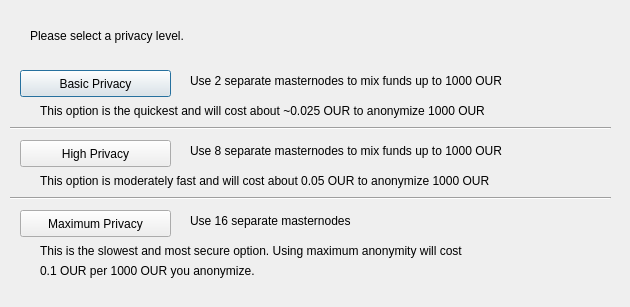
<?xml version="1.0" encoding="UTF-8"?>
<ui version="4.0">
 <class>ObfuscationConfig</class>
 <widget class="QDialog" name="ObfuscationConfig">
  <property name="geometry">
   <rect>
    <x>0</x>
    <y>0</y>
    <width>630</width>
    <height>307</height>
   </rect>
  </property>
  <property name="windowTitle">
   <string>Configure Obfuscation</string>
  </property>
  <widget class="QPushButton" name="buttonBasic">
   <property name="geometry">
    <rect>
     <x>20</x>
     <y>70</y>
     <width>151</width>
     <height>27</height>
    </rect>
   </property>
   <property name="text">
    <string>Basic Privacy</string>
   </property>
  </widget>
  <widget class="QPushButton" name="buttonHigh">
   <property name="geometry">
    <rect>
     <x>20</x>
     <y>140</y>
     <width>151</width>
     <height>27</height>
    </rect>
   </property>
   <property name="text">
    <string>High Privacy</string>
   </property>
  </widget>
  <widget class="QPushButton" name="buttonMax">
   <property name="geometry">
    <rect>
     <x>20</x>
     <y>210</y>
     <width>151</width>
     <height>27</height>
    </rect>
   </property>
   <property name="text">
    <string>Maximum Privacy</string>
   </property>
  </widget>
  <widget class="QLabel" name="label">
   <property name="geometry">
    <rect>
     <x>30</x>
     <y>20</y>
     <width>571</width>
     <height>31</height>
    </rect>
   </property>
   <property name="text">
    <string>Please select a privacy level.</string>
   </property>
  </widget>
  <widget class="QLabel" name="label_2">
   <property name="geometry">
    <rect>
     <x>190</x>
     <y>70</y>
     <width>421</width>
     <height>21</height>
    </rect>
   </property>
   <property name="text">
    <string>Use 2 separate masternodes to mix funds up to 1000 OUR</string>
   </property>
  </widget>
  <widget class="QLabel" name="label_3">
   <property name="geometry">
    <rect>
     <x>190</x>
     <y>140</y>
     <width>411</width>
     <height>21</height>
    </rect>
   </property>
   <property name="text">
    <string>Use 8 separate masternodes to mix funds up to 1000 OUR</string>
   </property>
  </widget>
  <widget class="QLabel" name="label_4">
   <property name="geometry">
    <rect>
     <x>190</x>
     <y>210</y>
     <width>421</width>
     <height>21</height>
    </rect>
   </property>
   <property name="text">
    <string>Use 16 separate masternodes</string>
   </property>
  </widget>
  <widget class="QLabel" name="label_6">
   <property name="geometry">
    <rect>
     <x>40</x>
     <y>100</y>
     <width>561</width>
     <height>21</height>
    </rect>
   </property>
   <property name="text">
    <string>This option is the quickest and will cost about ~0.025 OUR to anonymize 1000 OUR</string>
   </property>
  </widget>
  <widget class="QLabel" name="label_7">
   <property name="geometry">
    <rect>
     <x>40</x>
     <y>170</y>
     <width>561</width>
     <height>21</height>
    </rect>
   </property>
   <property name="text">
    <string>This option is moderately fast and will cost about 0.05 OUR to anonymize 1000 OUR</string>
   </property>
  </widget>
  <widget class="QLabel" name="label_8">
   <property name="geometry">
    <rect>
     <x>40</x>
     <y>240</y>
     <width>561</width>
     <height>21</height>
    </rect>
   </property>
   <property name="text">
    <string>This is the slowest and most secure option. Using maximum anonymity will cost</string>
   </property>
  </widget>
  <widget class="QLabel" name="label_9">
   <property name="geometry">
    <rect>
     <x>40</x>
     <y>260</y>
     <width>561</width>
     <height>21</height>
    </rect>
   </property>
   <property name="text">
    <string>0.1 OUR per 1000 OUR you anonymize.</string>
   </property>
  </widget>
  <widget class="Line" name="line">
   <property name="geometry">
    <rect>
     <x>10</x>
     <y>120</y>
     <width>601</width>
     <height>16</height>
    </rect>
   </property>
   <property name="orientation">
    <enum>Qt::Horizontal</enum>
   </property>
  </widget>
  <widget class="Line" name="line_2">
   <property name="geometry">
    <rect>
     <x>10</x>
     <y>190</y>
     <width>601</width>
     <height>16</height>
    </rect>
   </property>
   <property name="orientation">
    <enum>Qt::Horizontal</enum>
   </property>
  </widget>
 </widget>
 <resources/>
 <connections/>
</ui>
